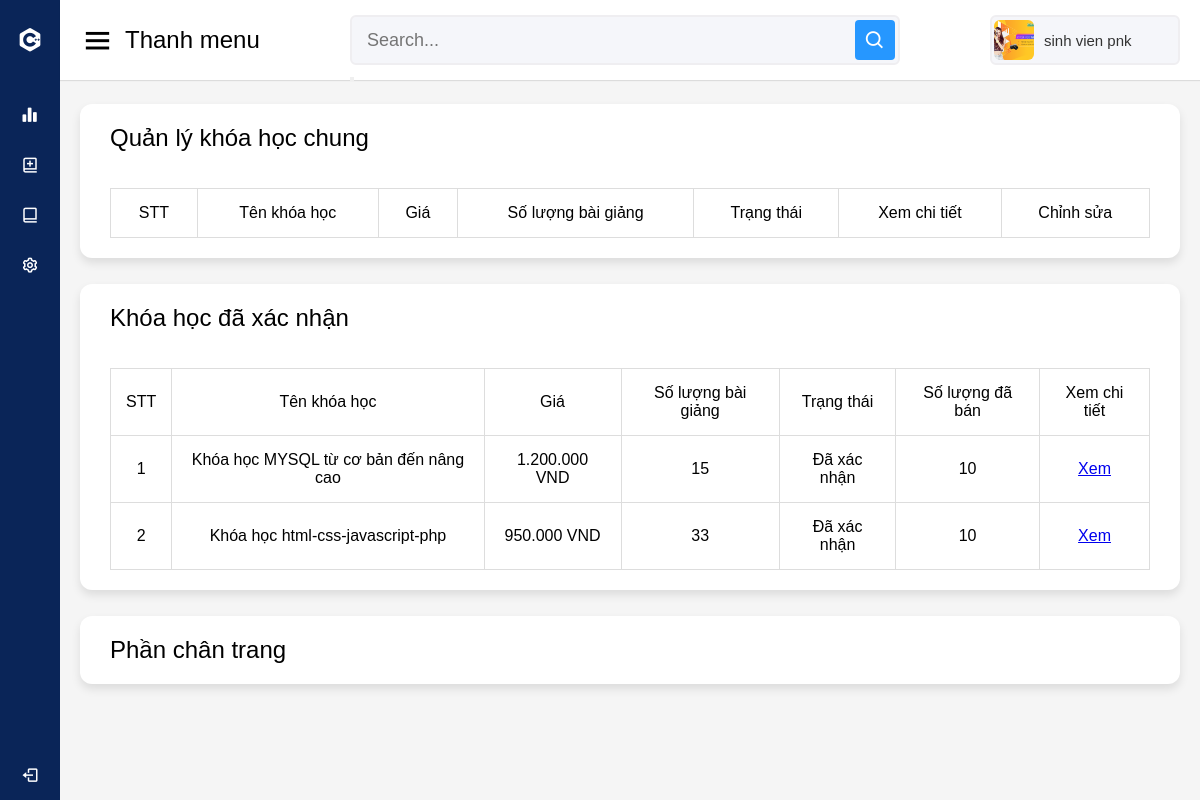
The page /admin/manage/course_manager_admin.php (signed in) on the database as committed earlier.
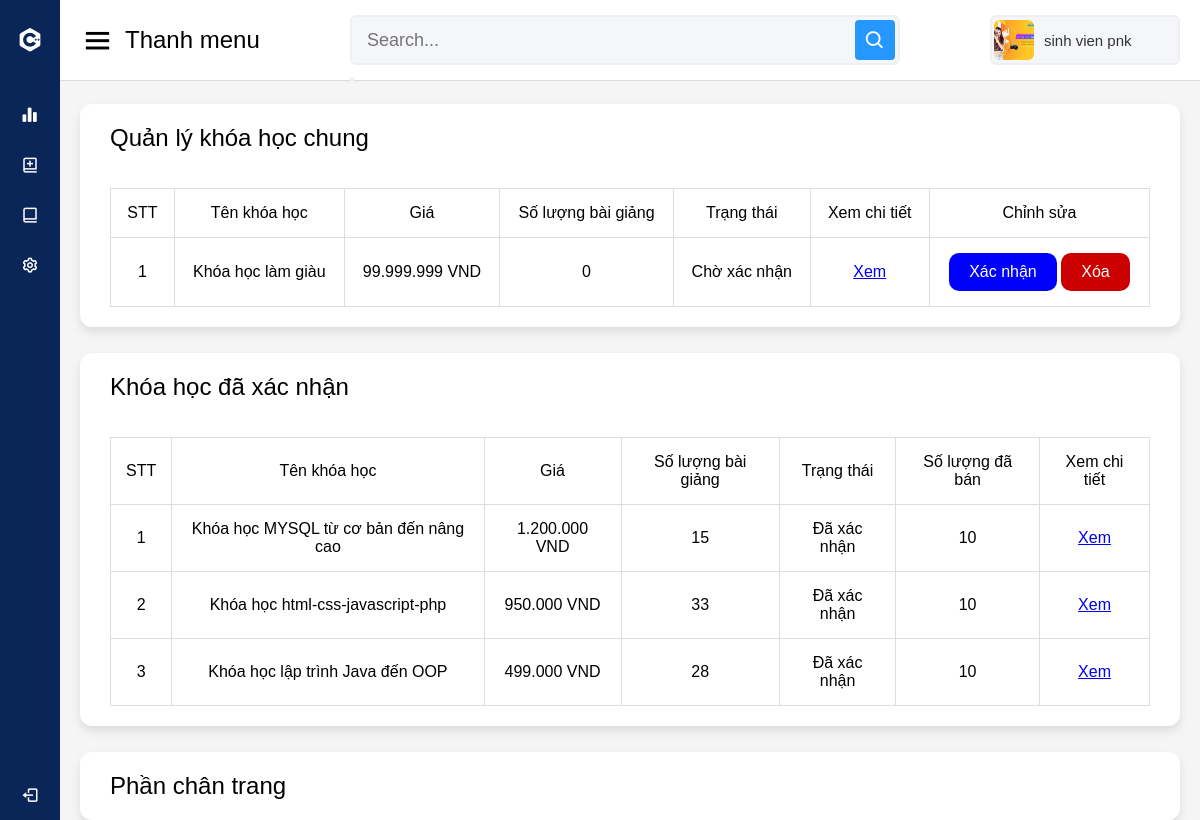
The same page on the database as committed later.
### tables this page shows
CREATE TABLE `course` (
  `id_course` int(11) NOT NULL,
  `id_admin` int(11) NOT NULL,
  `name_course` varchar(100) NOT NULL,
  `author` varchar(30) DEFAULT NULL,
  `description_course` text NOT NULL,
  `image_course` varchar(150) NOT NULL,
  `status_course` int(11) NOT NULL,
  `price` int(11) NOT NULL,
  `created_at` timestamp NOT NULL DEFAULT CURRENT_TIMESTAMP
);

### admin/manage/course_manager_admin.php (the view, shortened to what this page needs)
<!DOCTYPE html>
<html lang="en" dir="ltr">
<head>
    <link rel="stylesheet" href="../default/style.css">
    <link href='https://unpkg.com/boxicons@2.0.7/css/boxicons.min.css' rel='stylesheet'>
</head>
<body>
    <?php
    require "../default/option.php"
    ?>
    <section class="home-section">
            <?php
            require "../default/user.php"
            ?>
            <div class="home-content">
                <div class="sales-boxes">
                    <div class="recent-sales box">
                        <div class="title">Quản lý khóa học chung</div>
                        <br><br>
                        <div class="sales-details">
                            <?php
                            if (!function_exists('currency_format')) {
                                function currency_format($number, $suffix = ' VND')
                                {
                                    if (!empty($number)) {
                                        return number_format($number, 0, ',', '.') . "{$suffix}";
                                    }
                                }
                            }
                            require "../../public/connect_sql.php";
                            $sql = "SELECT course.*, COUNT(lesson.id_course) as number_course FROM `course`
                                LEFT OUTER JOIN lesson ON course.id_course = lesson.id_course
                                WHERE `status_course` = '0'
                                GROUP BY course.id_course";
                            $courses1 = mysqli_query($connection, $sql);
                            $sql = "SELECT course.*, COUNT(lesson.id_course) as number_course FROM `course`
                                LEFT OUTER JOIN lesson ON course.id_course = lesson.id_course
                                WHERE `status_course` = '1'
                                GROUP BY course.id_course";
                            $courses2 = mysqli_query($connection, $sql);
                            ?>
                            <table>
                                <tr>
                                    <th>STT</th>
                                    <th>Tên khóa học</th>
                                    <th>Giá</th>
                                    <th>Số lượng bài giảng</th>
                                    <th>Trạng thái</th>
                                    <th>Xem chi tiết</th>
                                    <th>Chỉnh sửa</th>
                                </tr>
                                <?php foreach ($courses1 as $index => $course) { ?>
                                    <tr>
                                        <th>
                                            <?php echo $index + 1; ?>
                                        </th>
                                        <th>
                                            <?php echo $course['name_course'] ?>
                                        </th>
                                        <th>
                                            <?php echo currency_format($course['price']) ?>
                                        </th>
                                        <th>
                                            <?php echo $course['number_course'] ?>
                                        </th>
                                        <th>
                                            <?php
                                            if ($course['status_course'] == 0) {
                                                echo "Chờ xác nhận";
                                            } else {
                                                echo "Đã xác nhận";
                                            }
                                            ?>
                                        </th>
                                        <th>
                                            <a href="./course_manager_detail_admin.php?id=<?php echo $course['id_course'] ?>">Xem</a>
                                        </th>
                                        <th>
                                            <a class="btn-comfirm" href="./processing/course_admin_accept.php?id=<?php echo $course['id_course']?>&type=accept">Xác nhận</a>
                                            <a class="btn-comfirm" style="background-color: #cc0000" href="">Xóa</a>
                                        </th>
                                    </tr>
                                <?php } ?>
                            </table>
                        </div>
                    </div>
                </div>
                <div class="sales-boxes" style="margin-top: 26px">
                    <div class="recent-sales box">
                        <div class="title">Khóa học đã xác nhận</div>
                        <br><br>
                        <table>
                                <tr>
                                    <th>STT</th>
                                    <th>Tên khóa học</th>
                                    <th>Giá</th>
                                    <th>Số lượng bài giảng</th>
                                    <th>Trạng thái</th>
                                    <th>Số lượng đã bán</th>
                                    <th>Xem chi tiết</th>
                                </tr>
                                <?php foreach ($courses2 as $index => $course) { ?>
                                    <tr>
                                        <th>
                                            <?php echo $index + 1; ?>
                                        </th>
                                        <th>
                                            <?php echo $course['name_course'] ?>
                                        </th>
                                        <th>
                                            <?php echo currency_format($course['price']) ?>
                                        </th>
                                        <th>
                                            <?php echo $course['number_course'] ?>
                                        </th>
                                        <th>
                                            <?php
                                            if ($course['status_course'] == 0) {
                                                echo "Chờ xác nhận";
                                            } else {
                                                echo "Đã xác nhận";
                                            }
                                            ?>
                                        </th>
                                        <th>
                                            10
                                        </th>
                                        <th>
                                            <a href="./course_manager_detail_admin.php?id=<?php echo $course['id_course'] ?>">Xem</a>
                                        </th>
                                    </tr>
                                <?php } ?>
                            </table>
                    </div>
                </div>
                <?php require "../default/footer.php" ?>
            </div>
    </section>
</body>
</html>

### admin/default/option.php (shortened to what this page needs)
<div class="sidebar">
    <div class="logo-details">
      <i class='bx bxl-c-plus-plus'></i>
      <span class="logo_name">Cong Shop!</span>
    </div>
      <ul class="nav-links">
        <li>
          <a href="#">
            <i class='bx bxs-bar-chart-alt-2'></i>
            <span class="links_name">Tổng quan</span>
          </a>
        </li>
        <li>
          <a href="./course_add.php" id="course-add">
            <i class='bx bx-book-add'></i>
            <span class="links_name">Thêm khóa học mới</span>
          </a>
        </li>
        <li>
          <a href="./course_manager.php" id="course-manager">
            <i class='bx bx-book-alt'></i>
            <span class="links_name">Khóa học của tôi</span>
          </a>
        </li>
        <li>
          <a href="./my_account.php" id='my-account'>
            <i class='bx bx-cog' ></i>
            <span class="links_name">Cài đặt tài khoản</span>
          </a>
        </li>
        <li class="log_out">
          <a href="../processing/logout.php">
            <i class='bx bx-log-out'></i>
            <span class="links_name">Đăng xuất</span>
          </a>
        </li>
      </ul>
  </div>

### admin/default/user.php
<nav>
  <div class="sidebar-button">
    <i class='bx bx-menu sidebarBtn'></i>
    <span class="dashboard">Thanh menu</span>
  </div>
  <form class="search-box" action="">
    <input type="text" name="search" placeholder="Search...">
    <button style="cursor: pointer"><i class='bx bx-search'></i></button>
  </form>
  <div class="profile-details">
    <?php if ($_SESSION['image'] == "none") { ?>
      <img width="100%" src="../../public/images/default/avata.png" alt="">
    <?php } else { ?>
      <img width="100%" src="../../public/images/upload/<?php echo $_SESSION['image'] ?>" alt="">
    <?php } ?>
    <span class="admin_name">
      <?php echo $_SESSION['user'] ?>
    </span>
  </div>
</nav>

### admin/default/footer.php
<div class="sales-boxes" style="margin-top: 26px">
    <div class="recent-sales box">
        <div class="title">Phần chân trang</div>
    </div>
</div>

### admin/default/style.css (style rules this page uses)
* { margin: 0; padding: 0; box-sizing: border-box; font-family: sans-serif; scroll-behavior: smooth; }
.sidebar { position: fixed; height: 100%; width: 240px; background: #0A2558; transition: all 0.5s ease; }
.sidebar .logo-details { height: 80px; display: flex; align-items: center; }
.sidebar .logo-details i { font-size: 28px; font-weight: 500; color: #fff; min-width: 60px; text-align: center }
.sidebar .logo-details .logo_name { color: #fff; font-size: 24px; font-weight: 500; }
.sidebar .nav-links { margin-top: 10px; }
.sidebar .nav-links li { position: relative; list-style: none; height: 50px; }
.sidebar .nav-links li a { height: 100%; width: 100%; display: flex; align-items: center; text-decoration: none; transition: all 0.4s ease; }
.sidebar .nav-links li i { min-width: 60px; text-align: center; font-size: 18px; color: #fff; }
.sidebar .nav-links li a .links_name { color: #fff; font-size: 15px; font-weight: 400; white-space: nowrap; }
.sidebar .nav-links .log_out { position: absolute; bottom: 0; width: 100%; }
.home-section { position: relative; background: #f5f5f5; min-height: 100vh; width: calc(100% - 240px); left: 240px; transition: all 0.5s ease; }
.home-section nav { display: flex; justify-content: space-between; height: 80px; background: #fff; display: flex; align-items: center; position: fixed; width: calc(100% - 240px); left: 240px; z-index: 100; padding: 0 20px; box-shadow: 0 1px 1px rgba(0, 0, 0, 0.1); transition: all 0.5s ease; }
.home-section nav .sidebar-button { display: flex; align-items: center; font-size: 24px; font-weight: 500; }
nav .sidebar-button i { font-size: 35px; margin-right: 10px; }
.home-section nav .search-box { position: relative; height: 50px; max-width: 550px; width: 100%; margin: 0 20px; }
nav .search-box input { height: 100%; width: 100%; outline: none; background: #F5F6FA; border: 2px solid #EFEEF1; border-radius: 6px; font-size: 18px; padding: 0 15px; }
nav .search-box .bx-search { position: absolute; height: 40px; width: 40px; background: #2697FF; right: 5px; top: 50%; transform: translateY(-50%); border-radius: 4px; line-height: 40px; text-align: center; color: #fff; font-size: 22px; transition: all 0.4 ease; }
.home-section nav .profile-details { display: flex; align-items: center; background: #F5F6FA; border: 2px solid #EFEEF1; border-radius: 6px; height: 50px; min-width: 190px; padding: 0 15px 0 2px; }
nav .profile-details img { height: 40px; width: 40px; border-radius: 6px; object-fit: cover; }
nav .profile-details .admin_name { font-size: 15px; font-weight: 500; color: #333; margin: 0 10px; white-space: nowrap; }
.home-section .home-content { position: relative; padding-top: 104px; }
.home-content .sales-boxes { display: flex; justify-content: space-between; }
.home-content .sales-boxes .recent-sales { width: 100%; background: #fff; padding: 20px 30px; margin: 0 20px; border-radius: 12px; box-shadow: 0 5px 10px rgba(0, 0, 0, 0.1); }
.home-content .sales-boxes .sales-details { display: flex; align-items: center; justify-content: space-between; }
.sales-boxes .box .title { font-size: 24px; font-weight: 500; }
@media (max-width: 1240px) { .sidebar { width: 60px; } }
@media (max-width: 1240px) { .home-section { width: calc(100% - 60px); left: 60px; } }
@media (max-width: 1240px) { .home-section nav { width: calc(100% - 60px); left: 60px; } }

### admin/manage/course_manager_admin.php (style rules this page uses)
table, td, th { border: 1px solid #ddd; text-align: left; }
table { border-collapse: collapse; width: 100%; }
th, td { padding: 15px; font-weight: normal; text-align: center; }
.btn-comfirm { text-decoration: none; color: white; display: inline-block; padding: 10px 20px; background-color: blue; border-radius: 10px; transition: all 0.5s; }

Rows that differ between the two databases and show on the page:
added course: name_course "Khóa học làm giàu", price "99.999.999 VND", number_course "0", status_course "Chờ xác nhận"
added course: name_course "Khóa học lập trình Java đến OOP", price "499.000 VND", number_course "28", status_course "Đã xác nhận"
